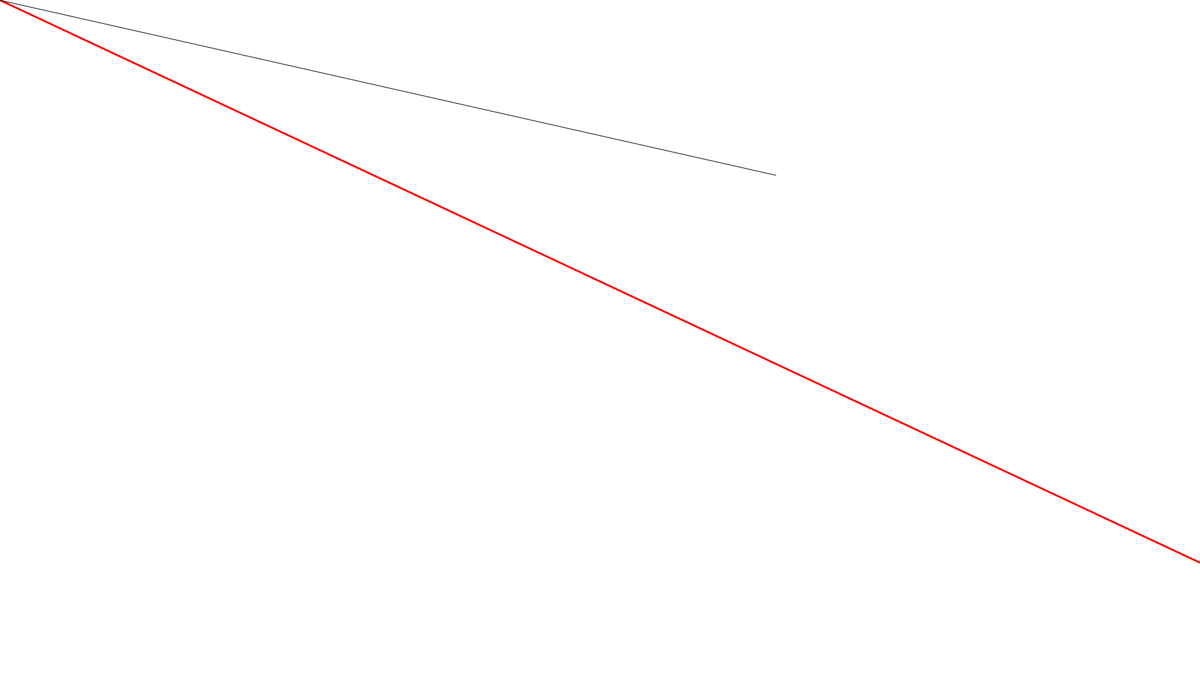
Frame 1 (no input)
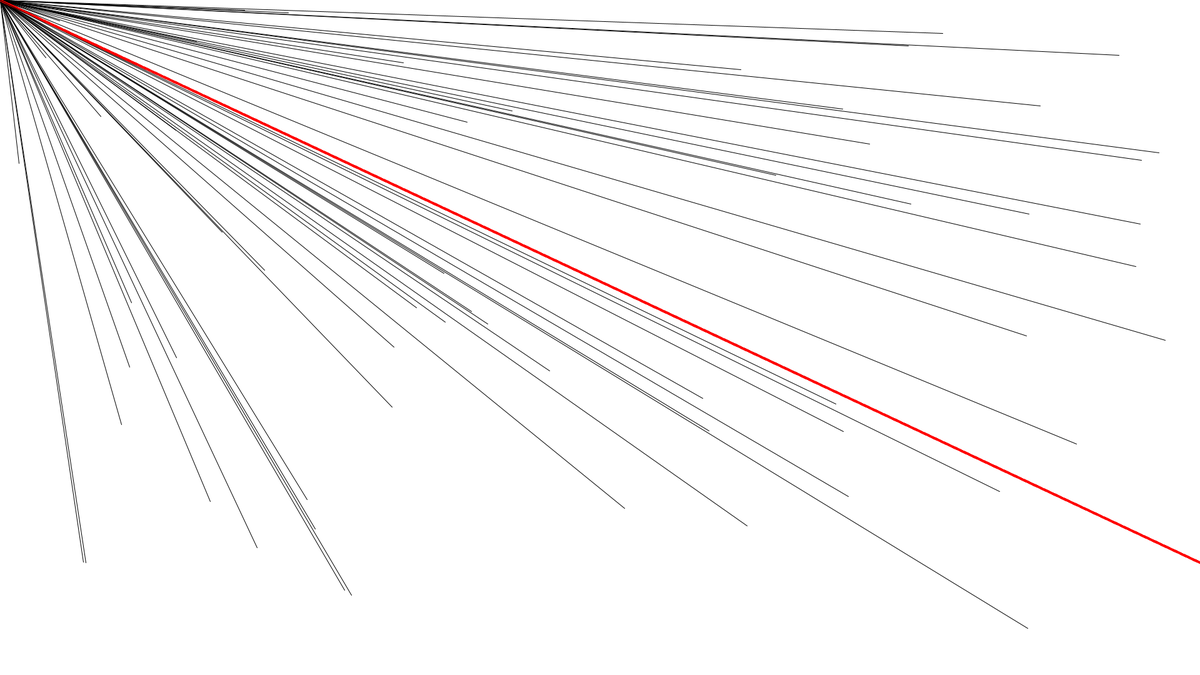
Frame 60 (the mouse pressed at the canvas centre just before this capture)
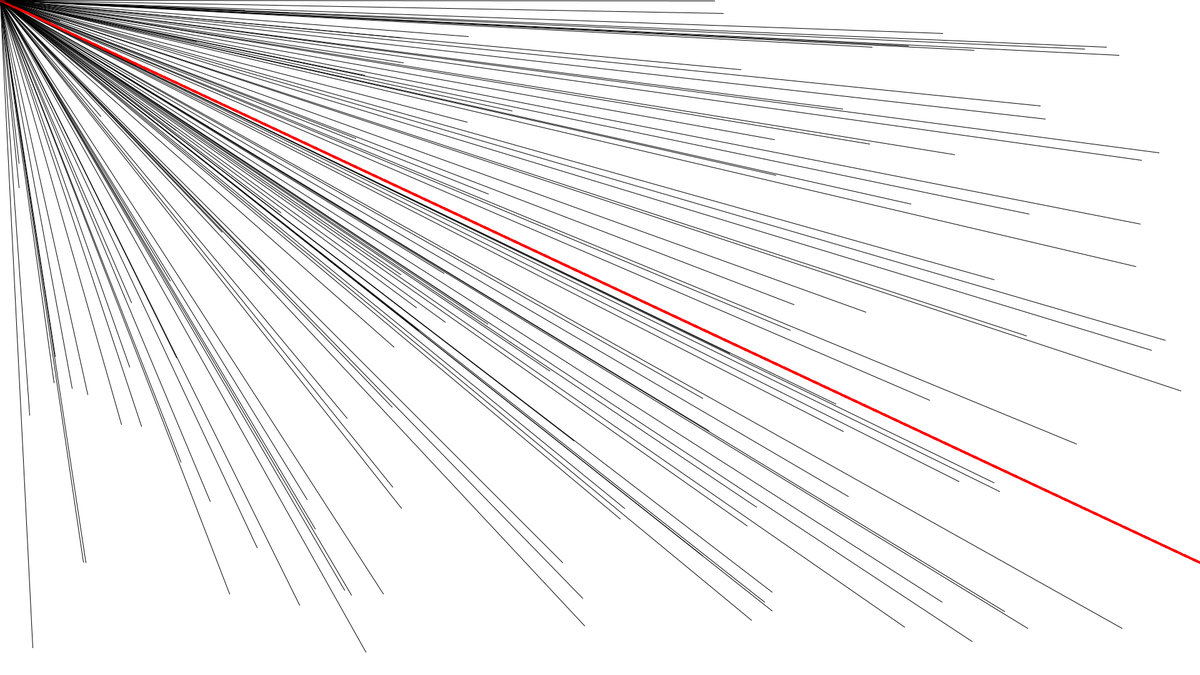
Frame 120 (the mouse held since frame 60 and released just before this capture)

The Processing sketch that drew these frames (run headless with seeded random() and noise(); from frame 60 on, the mouse is pressed at the canvas centre):

// Processing sketch: desafio
// ── desafio.pde


void setup() {
  size(1920, 1080);
  background(255);
}

void draw() {
  strokeWeight(3);
  stroke(255, 0, 0);
  line(0, 0, 1920, 900);
  strokeWeight(1);
  stroke(0);
  line(0, 0, random(0, 1920), random(0, 1080));
}
